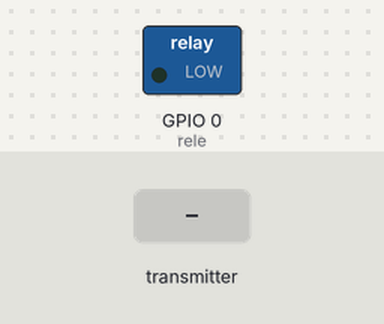
The sketch below on a simulated ESP8266 (NodeMCU). Shown: switched loads named in the sketch (green lamp = pin HIGH). Inputs (shaded band) come from the test bench. Random numbers use the default seed unless the sketch sets one; what the sketch prints to the serial monitor is not drawn.

Above: at 0.1 s.
At 3.2 s:
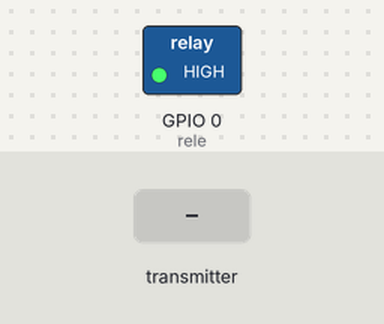
3.3 s: the transmitter starts sending value = 0
Timing chart, 0 to 24.3 s (numbered marks = the images above; inputs shaded):
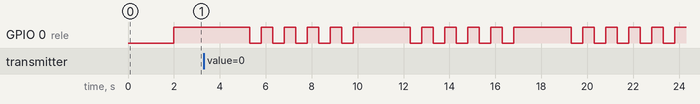

The sketch:

0ESPNOW_chatgpt.ino
```cpp
/*
ESP1 84:F3:EB:4E:69:71 {0x84, 0xF3, 0xEB, 0x4E, 0x69, 0x71}//
ESP2 CC:50:E3:32:A8:7D {0xCC, 0x50, 0xE3, 0x32, 0xA8, 0x7D}//
ESP3 B4:E6:2D:3E:5A:64 {0xB4, 0xE6, 0x2D, 0x3E, 0x5A, 0x64}//
esp4 E8:DB:84:B1:56:63 {0xE8, 0xDB, 0x84, 0xB1, 0x56, 0x63}//
*/
#include <ESP8266WiFi.h>
#include <espnow.h>

#define rele 0
#define botao 2
int disparado = 0;
int dado = 0;
void envia();
void dispara();

////////////////////////////////////////////////////////////////////////////
// Substitua o endereço MAC do segundo ESP8266
uint8_t mac1[] = {0x84, 0xF3, 0xEB, 0x4E, 0x69, 0x71};//{0x12, 0x34, 0x56, 0x78, 0x90, 0xAB};//Endereço MAC do RX1
uint8_t mac2[] = {0xCC, 0x50, 0xE3, 0x32, 0xA8, 0x7D};//{0x12, 0x34, 0x56, 0x78, 0x90, 0xAB};//Endereço MAC do RX2

//uint8_t mac3[] = {0xB4, 0xE6, 0x2D, 0x3E, 0x5A, 0x64};//{0x12, 0x34, 0x56, 0x78, 0x90, 0xAB};//Endereço MAC do TX1
//uint8_t mac4[] = {0xE8, 0xDB, 0x84, 0xB1, 0x56, 0x63};//{0x12, 0x34, 0x56, 0x78, 0x90, 0xAB};//Endereço MAC do TX2

////////////////////////////////////////////////////////////////////////////
// Estrutura para armazenar os dados recebidos
struct DataStruct
{
  int value;
};

////////////////////////////////////////////////////////////////////////////
// Variável para armazenar dados recebidos
DataStruct receivedData;

////////////////////////////////////////////////////////////////////////////
// Função de callback para receber dados
void onDataReceived(uint8_t *senderMac, uint8_t *data, uint8_t len)
{
  // Copiar os dados recebidos para a estrutura
  memcpy(&receivedData, data, sizeof(DataStruct));

  // Imprimir os dados recebidos
  Serial.print("Dados recebidos de: ");
  delay(2000);
  dispara();
  //for (int i = 0; i < 6; i++)
  //{
   // Serial.print(senderMac[i], HEX);
   // if (i < 5) Serial.print(":");
  //}
  //Serial.println();
  //Serial.print("Valor recebido: ");
  //Serial.println(receivedData.value);
  //if (receivedData.value > 0)dispara();
}

////////////////////////////////////////////////////////////////////////////
void setup()
{
  Serial.begin(9600);
  pinMode(botao, INPUT);
  pinMode(rele, OUTPUT);
  // Inicializar ESP-NOW
  WiFi.mode(WIFI_STA);
  if (esp_now_init() != 0)
  {
    Serial.println("Erro ao inicializar ESP-NOW");
    return;
  }

  // Registrar a função de callback para receber dados
  esp_now_set_self_role(ESP_NOW_ROLE_COMBO);//SLAVE);
  esp_now_register_recv_cb(onDataReceived);

  // Adicionar o segundo ESP8266 à lista de parceiros
  esp_now_add_peer(mac1, ESP_NOW_ROLE_COMBO, 1, NULL, 0);//MASTER, 1, NULL, 0);//Parceiro RX1 adicionado
  esp_now_add_peer(mac2, ESP_NOW_ROLE_COMBO, 1, NULL, 0);//MASTER, 1, NULL, 0);//Parceiro RX2 adicionado

//  esp_now_add_peer(mac3, ESP_NOW_ROLE_COMBO, 1, NULL, 0);//MASTER, 1, NULL, 0);//Parceiro TX1 adicionado
//  esp_now_add_peer(mac4, ESP_NOW_ROLE_COMBO, 1, NULL, 0);//MASTER, 1, NULL, 0);//Parceiro TX2 adicionado

  Serial.println("Iniciando...");
  delay(2000);
}

////////////////////////////////////////////////////////////////////////////
void loop()
{
  //envia();//Nos RX desabilitar enta linha
  digitalWrite(rele, HIGH);
  delay(2000);
    Serial.println("LOOP");

}

////////////////////////////////////////////////////////////////////////////
void envia()
{
  //dado = 10;
  //Estrutura de dados 1
  dado = random(1, 20);
  DataStruct sendData1;
  sendData1.value = dado;//analogRead(A0); // Pode ser substituído por outros dados

  //Estrutura de dados 2
  dado = random(21, 40);
  DataStruct sendData2;
  sendData2.value = dado; //analogRead(A0); // Pode ser substituído por outros dados

  // Enviar dados para os parceiros
  esp_now_send(mac1, (uint8_t *)&sendData1, sizeof(DataStruct));//Envia dados (sendData1) para parceiro RX1
  esp_now_send(mac2, (uint8_t *)&sendData2, sizeof(DataStruct));//Envia dados (sendData2) para parceiro RX2

//  esp_now_send(mac3, (uint8_t *)&sendData1, sizeof(DataStruct));//Envia dados (sendData1) para parceiro TX1
//  esp_now_send(mac4, (uint8_t *)&sendData2, sizeof(DataStruct));//Envia dados (sendData2) para parceiro TX2
}

////////////////////////////////////////////////////////////////////////////
void dispara()
{
  //tempo1.restart();
  for(int conta=0;conta<10;conta++) //
  {
      Serial.println(conta);

    digitalWrite(rele, !digitalRead(rele));
    delay(500);
  }
}
```

Measured:
- after the input at 3.3 s, GPIO 0 (rele): alternates HIGH for 0.50 s and LOW for 0.50 s, 10 changes in all, then stays HIGH, starting after 2.0 s
